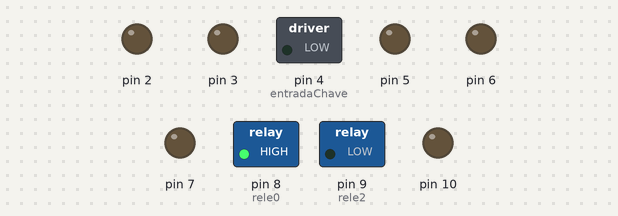
This sketch was run on a simulated Arduino Uno, built with avr-gcc and run on an emulated ATmega328P. Shown: switched loads named in the sketch (green lamp = pin HIGH), output pins drawn as LEDs (lit = HIGH).

Above: at 0.1 s.
Timing chart, 0 to 1.6 s (numbered marks = the images above):
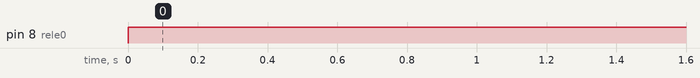

Measured:
- by itself, pin 8 (rele0): LOW → HIGH at 0.00 s

The sketch:

switchCase_MOTORES.ino
```cpp
#include <Wire.h>
#include <LiquidCrystal_I2C.h>
// Inicializa o display no endereco 0x3F
LiquidCrystal_I2C lcd(0x3F,2,1,0,4,5,6,7,3, POSITIVE);

int entradaChave = 4;
int rele6 = 2; //rele de acionamento rele motor 3
int rele2 = 9; // rele de acionamento motor 4
int rele0 = 8; // rele de acionamento motor 3

int entradaChave2 = 4;
int estadoChave2 = LOW;
int val2 = 0;


void setup() {

  pinMode(entradaChave, INPUT);
  pinMode(entradaChave2, INPUT);

  pinMode(rele2, OUTPUT);
  pinMode(rele0, OUTPUT);
  // initialize serial communication:
  Serial.begin(9600);
  // initialize the LED pins:
  for (int thisPin = 2; thisPin < 11; thisPin++) {
    pinMode(thisPin, OUTPUT);
  }
}

void loop() {
  // read the sensor:

  if (rele0 = HIGH) {
    int estadoChave = digitalRead(3);
    // do something different depending on the character received.
    // The switch statement expects single number values for each case;
    // in this exmaple, though, you're using single quotes to tell
    // the controller to get the ASCII value for the character.  For
    // example 'a' = 97, 'b' = 98, and so forth:

    switch (estadoChave) {
      case HIGH:
        digitalWrite(8, LOW);
        digitalWrite(9, HIGH);
        break;
      case LOW:
        digitalWrite(9, LOW);
        digitalWrite(8, HIGH);
        break;
        default:
        // turn all the LEDs off:
        for (int thisPin = 2; thisPin < 7; thisPin++) {
          digitalWrite(thisPin, LOW);
        }

    }
  }
   val2 = digitalRead(entradaChave2); // leitura entrada chave SW
          if (val2 == HIGH) { // checa se a entrada é HIGH
          digitalWrite(rele2, HIGH); // Liga Relé (ON)
          delay(150);
          digitalWrite(rele0, LOW); // desliga Relé OFF
          delay(150);

if (estadoChave2 == LOW) {
  lcd.setBacklight(HIGH);
  lcd.setCursor(0,0);
  lcd.print("MOTOR 4 ");
  lcd.setCursor(0,1);
  lcd.print("DESLIGADO");

estadoChave2 = LOW;
}
}
else {

      digitalWrite(rele2, LOW); // desliga Relé OFF
      delay(150);
      digitalWrite(rele0, LOW); // desliga Relé OFF
      delay(150);


if (estadoChave2 == HIGH) {
  lcd.setBacklight(HIGH);
  lcd.setCursor(0,0);
  lcd.print("MOTOR 4 ");
  lcd.setCursor(0,1);
  lcd.print("LIGADO   ");

estadoChave2 = LOW;
}
}

}
```
